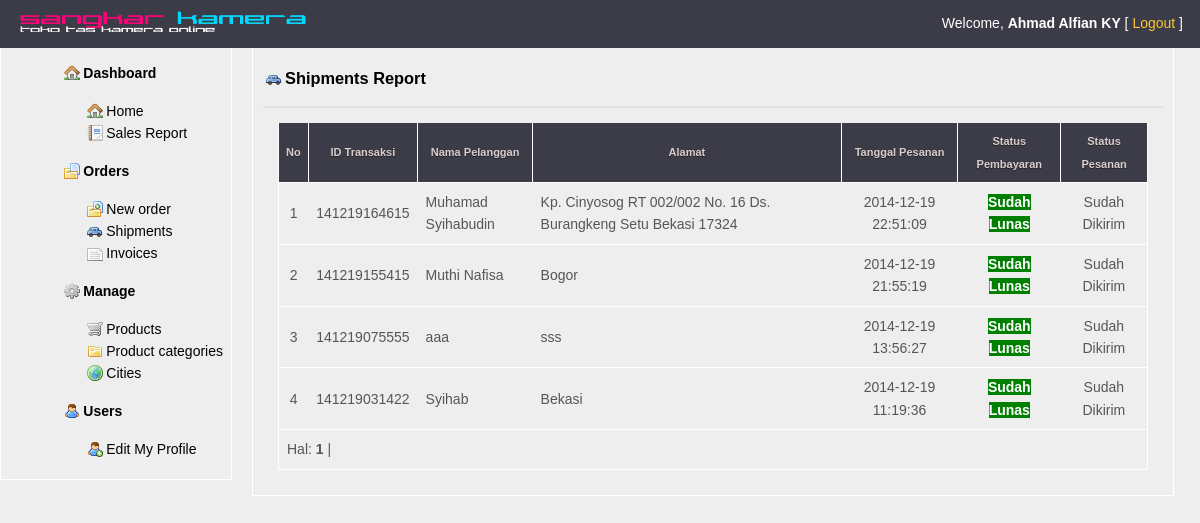
The page /admin/admin.php?p=kirim_l (signed in) on the database its author committed.
### tables this page shows
CREATE TABLE IF NOT EXISTS `detailpesan` (
  `id_pesan` int(5) NOT NULL AUTO_INCREMENT,
  `nama_pelanggan` varchar(100) NOT NULL,
  `alamat` text NOT NULL,
  `telepon` varchar(20) NOT NULL,
  `email` varchar(50) NOT NULL,
  `status_pesan` varchar(50) NOT NULL DEFAULT 'Baru',
  `tanggal_pesan` datetime NOT NULL,
  `id_kota` varchar(6) NOT NULL,
  `idtransaksi` varchar(20) NOT NULL,
  PRIMARY KEY (`id_pesan`)
);

CREATE TABLE IF NOT EXISTS `pembayaran` (
  `id` int(5) NOT NULL AUTO_INCREMENT,
  `idtransaksi` varchar(20) NOT NULL,
  `status_pembayaran` varchar(20) NOT NULL DEFAULT 'Belum Lunas',
  PRIMARY KEY (`id`)
);

### admin/modul/kirim_l.php (the view, shortened to what this page needs)
<h3 id="shipping"> <a href="" class="shipping"> Shipments Report </a></h3><hr>
<?php
    include_once("lib/class_paging.php");
    $p = new Paging;
    $batas = 10;
    $posisi = $p->cariPosisi($batas);
    $tabel = "detailpesan";
    $tabel2 = "pembayaran";
    $query="SELECT * FROM $tabel, $tabel2 WHERE $tabel.idtransaksi = $tabel2.idtransaksi AND $tabel2.status_pembayaran = 'Sudah Lunas' ORDER BY $tabel.tanggal_pesan DESC LIMIT $posisi,$batas";
    $hasil=mysql_query($query);
    $i = $posisi+1;
    ?>
    <table>
        <thead>
        <tr>
            <th scope=col>No</th>
            <th scope=col>ID Transaksi</th>
            <th scope=col style="width: 100px;">Nama Pelanggan</th>
			<th scope=col>Alamat</th>
            <th scope=col>Tanggal Pesanan</th>
            <th scope=col>Status Pembayaran</th>
            <th scope=col>Status Pesanan</th>
        </tr>
        </thead>
        <tbody>
    <?php
    while ($data=mysql_fetch_array($hasil))
        {
    ?>
        <tr>
            <td align=center><?php echo $i;?></td>
            <td><?php echo $data['idtransaksi'];?></td>
            <td><?php echo $data['nama_pelanggan'];?></td>
            <td><?php echo $data['alamat'];?></td>
            <td align="center"><?php echo $data['tanggal_pesan'];?></td>
            <td align="center">
                <?php
                if ($data['status_pembayaran']=="Belum Lunas") {
                    echo "<b class=\"blm-lunas\">$data[status_pembayaran]</b>";
                } else {
                    echo "<b class=\"lunas\">$data[status_pembayaran]</b>";
                }
                ?>
            </td>
            <td align="center"><?php echo $data['status_pesan'];?></td>
        </tr>
        <?php
        $i++;
        } ?>
        <tr align="left">
            <td colspan="9" align="left">
                <?php
                $jmldata = mysql_num_rows(mysql_query("SELECT * FROM $tabel"));
                $jmlhalaman = $p->jumlahHalaman($jmldata, $batas);
                $linkHalaman = $p->navHalaman($_GET[halaman], $jmlhalaman);
                echo "Hal: $linkHalaman";
                ?>
            </td>
        </tr>
        </tbody>

### css/style-admin.css (style rules this page uses)
body { font-family: Arial, Helvetica, sans-serif; font-size: .875em; line-height: 1.6em; color: #666; background-color: #eee; margin: 0px; }
hr { border: 1px solid #e3e3e3; }
#content h3 a,#content h3 a:visited { padding-left:19px; text-decoration:none; margin:0 3px; display:block; color: #000; }
table { border-collapse: collapse; margin: 15px; width: 870px; }
table th { background-color: #3b3c48; color: #DACDCD; border-left: 1px solid #ffffff; border-right: 1px solid #ffffff; font-size: 11px; font-weight: bold; padding: 7px; text-shadow: 0px 1px #242424; }
table tr { border-left: 1px solid #ffffff; border-right: 1px solid #ffffff; }
table td { border-bottom: 1px solid #ffffff; border-top: 1px solid #ffffff; color: #565656; padding: 8px; }
.lunas { background-color: green; font-weight: bold; color: white; }
.shipping { background:transparent url(../img/icons/car.png) no-repeat left; }

### rows shown on the page
detailpesan: pembayaran.idtransaksi "141219164615", nama_pelanggan "Muhamad Syihabudin", alamat "Kp. Cinyosog RT 002/002 No. 16 Ds. Burangkeng Setu Bekasi 17324", tanggal_pesan "2014-12-19 22:51:09", pembayaran.status_pembayaran "Sudah Lunas", status_pesan "Sudah Dikirim"
detailpesan: pembayaran.idtransaksi "141219155415", nama_pelanggan "Muthi Nafisa", alamat "Bogor", tanggal_pesan "2014-12-19 21:55:19", pembayaran.status_pembayaran "Sudah Lunas", status_pesan "Sudah Dikirim"
detailpesan: pembayaran.idtransaksi "141219075555", nama_pelanggan "aaa", alamat "sss", tanggal_pesan "2014-12-19 13:56:27", pembayaran.status_pembayaran "Sudah Lunas", status_pesan "Sudah Dikirim"
detailpesan: pembayaran.idtransaksi "141219031422", nama_pelanggan "Syihab", alamat "Bekasi", tanggal_pesan "2014-12-19 11:19:36", pembayaran.status_pembayaran "Sudah Lunas", status_pesan "Sudah Dikirim"

### other values the page prints
$_SESSION[nama_lengkap] "Ahmad Alfian KY"
